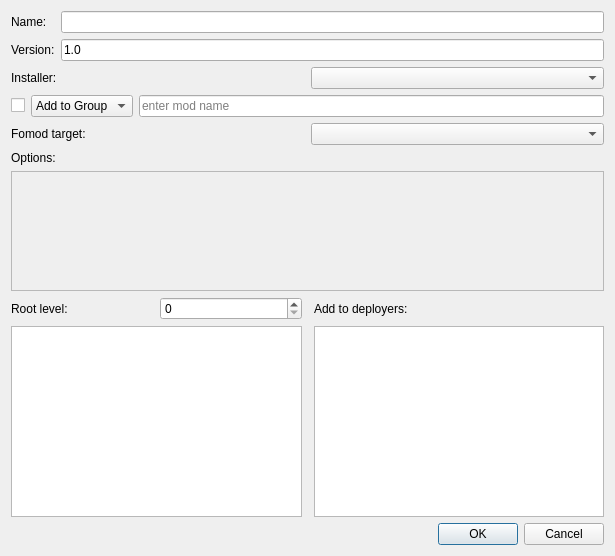
<?xml version="1.0" encoding="UTF-8"?>
<ui version="4.0">
 <class>AddModDialog</class>
 <widget class="QDialog" name="AddModDialog">
  <property name="geometry">
   <rect>
    <x>0</x>
    <y>0</y>
    <width>615</width>
    <height>556</height>
   </rect>
  </property>
  <property name="windowTitle">
   <string>Install Mod</string>
  </property>
  <layout class="QGridLayout" name="gridLayout_6">
   <item row="5" column="0" colspan="3">
    <widget class="QScrollArea" name="options_container">
     <property name="minimumSize">
      <size>
       <width>0</width>
       <height>120</height>
      </size>
     </property>
     <property name="widgetResizable">
      <bool>true</bool>
     </property>
     <widget class="QWidget" name="scrollAreaWidgetContents">
      <property name="geometry">
       <rect>
        <x>0</x>
        <y>0</y>
        <width>595</width>
        <height>118</height>
       </rect>
      </property>
     </widget>
    </widget>
   </item>
   <item row="3" column="0" colspan="3">
    <layout class="QGridLayout" name="gridLayout_5">
     <item row="0" column="0">
      <widget class="QLabel" name="fomod_label">
       <property name="toolTip">
        <string>This deployer's target directory is used by the fomod installer to check for file dependencies</string>
       </property>
       <property name="text">
        <string>Fomod target:</string>
       </property>
      </widget>
     </item>
     <item row="0" column="1">
      <widget class="QComboBox" name="fomod_deployer_box"/>
     </item>
    </layout>
   </item>
   <item row="8" column="2">
    <widget class="QDialogButtonBox" name="buttonBox">
     <property name="orientation">
      <enum>Qt::Horizontal</enum>
     </property>
     <property name="standardButtons">
      <set>QDialogButtonBox::Cancel|QDialogButtonBox::Ok</set>
     </property>
    </widget>
   </item>
   <item row="4" column="0">
    <widget class="QLabel" name="label_5">
     <property name="toolTip">
      <string>Options for the installer</string>
     </property>
     <property name="text">
      <string>Options:</string>
     </property>
    </widget>
   </item>
   <item row="6" column="2">
    <widget class="QLabel" name="label_4">
     <property name="toolTip">
      <string>The new mod will be added to these installers</string>
     </property>
     <property name="text">
      <string>Add to deployers:</string>
     </property>
    </widget>
   </item>
   <item row="7" column="2">
    <widget class="QListWidget" name="deployer_list">
     <property name="editTriggers">
      <set>QAbstractItemView::NoEditTriggers</set>
     </property>
     <property name="selectionMode">
      <enum>QAbstractItemView::NoSelection</enum>
     </property>
    </widget>
   </item>
   <item row="0" column="0" colspan="3">
    <layout class="QGridLayout" name="gridLayout">
     <item row="0" column="0">
      <widget class="QLabel" name="label">
       <property name="toolTip">
        <string>Mod name</string>
       </property>
       <property name="text">
        <string>Name:</string>
       </property>
      </widget>
     </item>
     <item row="0" column="1">
      <widget class="ValidatingLineEdit" name="name_text">
       <property name="clearButtonEnabled">
        <bool>false</bool>
       </property>
      </widget>
     </item>
     <item row="1" column="0">
      <widget class="QLabel" name="label_2">
       <property name="toolTip">
        <string>Mod version</string>
       </property>
       <property name="text">
        <string>Version:</string>
       </property>
      </widget>
     </item>
     <item row="1" column="1">
      <widget class="ValidatingLineEdit" name="version_text">
       <property name="acceptDrops">
        <bool>true</bool>
       </property>
       <property name="text">
        <string>1.0</string>
       </property>
      </widget>
     </item>
    </layout>
   </item>
   <item row="7" column="0">
    <widget class="QTreeWidget" name="content_tree">
     <property name="toolTip">
      <string>Mod contents</string>
     </property>
     <property name="headerHidden">
      <bool>true</bool>
     </property>
     <column>
      <property name="text">
       <string notr="true">1</string>
      </property>
     </column>
    </widget>
   </item>
   <item row="6" column="0">
    <layout class="QGridLayout" name="gridLayout_4">
     <item row="0" column="0">
      <widget class="QLabel" name="label_6">
       <property name="toolTip">
        <string>Removes the first n directories from every path</string>
       </property>
       <property name="text">
        <string>Root level:</string>
       </property>
      </widget>
     </item>
     <item row="0" column="1">
      <widget class="QSpinBox" name="root_level_box">
       <property name="suffix">
        <string/>
       </property>
      </widget>
     </item>
    </layout>
   </item>
   <item row="2" column="0" colspan="3">
    <layout class="QGridLayout" name="gridLayout_2">
     <item row="0" column="0">
      <widget class="QCheckBox" name="group_check">
       <property name="toolTip">
        <string>Only one mod in a group can be active at a time</string>
       </property>
       <property name="text">
        <string/>
       </property>
      </widget>
     </item>
     <item row="0" column="2">
      <widget class="ValidatingLineEdit" name="group_field">
       <property name="placeholderText">
        <string>enter mod name</string>
       </property>
      </widget>
     </item>
     <item row="0" column="1">
      <widget class="QComboBox" name="group_combo_box">
       <item>
        <property name="text">
         <string>Add to Group</string>
        </property>
       </item>
       <item>
        <property name="text">
         <string>Replace Mod</string>
        </property>
       </item>
      </widget>
     </item>
    </layout>
   </item>
   <item row="1" column="0" colspan="3">
    <layout class="QGridLayout" name="gridLayout_3">
     <item row="0" column="1">
      <widget class="QComboBox" name="installer_box"/>
     </item>
     <item row="0" column="0">
      <widget class="QLabel" name="label_3">
       <property name="toolTip">
        <string>Determines how mods are installed</string>
       </property>
       <property name="text">
        <string>Installer:</string>
       </property>
      </widget>
     </item>
    </layout>
   </item>
  </layout>
 </widget>
 <customwidgets>
  <customwidget>
   <class>ValidatingLineEdit</class>
   <extends>QLineEdit</extends>
   <header>ui/validatinglineedit.h</header>
  </customwidget>
 </customwidgets>
 <resources/>
 <connections>
  <connection>
   <sender>buttonBox</sender>
   <signal>accepted()</signal>
   <receiver>AddModDialog</receiver>
   <slot>accept()</slot>
   <hints>
    <hint type="sourcelabel">
     <x>248</x>
     <y>254</y>
    </hint>
    <hint type="destinationlabel">
     <x>157</x>
     <y>274</y>
    </hint>
   </hints>
  </connection>
  <connection>
   <sender>buttonBox</sender>
   <signal>rejected()</signal>
   <receiver>AddModDialog</receiver>
   <slot>reject()</slot>
   <hints>
    <hint type="sourcelabel">
     <x>316</x>
     <y>260</y>
    </hint>
    <hint type="destinationlabel">
     <x>286</x>
     <y>274</y>
    </hint>
   </hints>
  </connection>
 </connections>
</ui>
